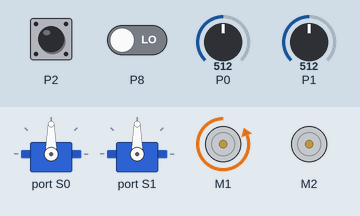
Bench run of a program on a simulated BBC micro:bit (MakeCode). Shown: 2 × servo, 2 × DC motor (green arrow = forward, orange = backward, longer = faster). Inputs (shaded band) come from the test bench; at power-on: P0 = 512, P1 = 512, P2 LOW, P8 LOW (analog values on the 0–1023 scale).

Above: at 1.26 s.
1.3 s: P0 set to 991
At 1.59 s:
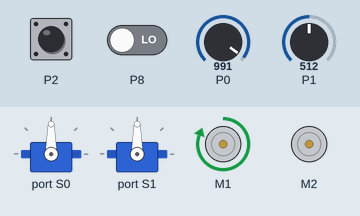
4.3 s: P0 set to 1018
At 5.47 s:
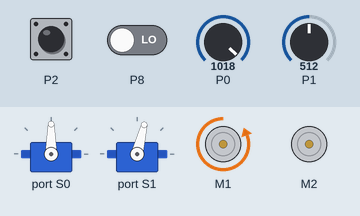
At 6.47 s:
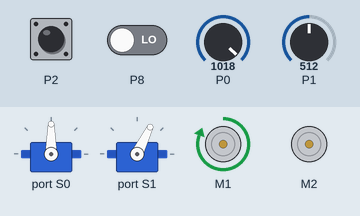
7.3 s: P1 set to 991
10.3 s: P1 set to 1016
At 10.54 s:
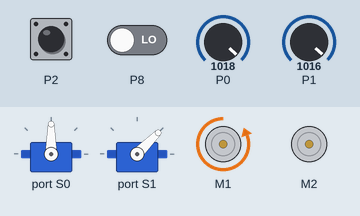
13.3 s: P2 pulled HIGH for 1 s
16.3 s: P2 pulled HIGH for 0.15 s
Timing chart, 0 to 20.3 s (numbered marks = the images above; inputs shaded):
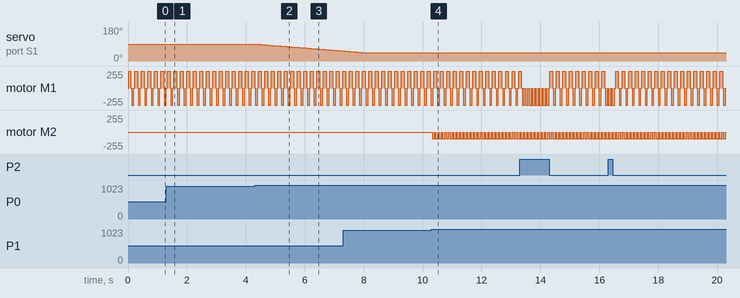

Measured:
- the behaviour switches between 1000 and 1001 on P0 (found by bisection; images 1 and 2)
- the behaviour switches between 1000 and 1001 on P1 (found by bisection; images 3 and 4)
- after the input at 4.3 s, servo on port S1: moves from 90° to 53° over 2.9 s, starting after 0.05 s
- after the input at 10.3 s, motor M2: alternates backward 102/255 for 0.10 s and stopped for 0.02 s, starting at once
- by itself, motor M1: repeats every 0.24 s: stopped 0.02 s, backward 255/255 0.10 s, stopped 0.02 s, forward 255/255 0.10 s

The program:

main.ts
```typescript
function Up_and_down2 () {
    if (pins.analogReadPin(AnalogReadWritePin.P1) < 20) {
        wuKong.setMotorSpeed(wuKong.MotorList.M2, 40)
        basic.pause(100)
        wuKong.stopMotor(wuKong.MotorList.M2)
    }
    if (pins.analogReadPin(AnalogReadWritePin.P1) > 1000) {
        wuKong.setMotorSpeed(wuKong.MotorList.M2, -40)
        basic.pause(100)
        wuKong.stopMotor(wuKong.MotorList.M2)
    }
}
function Left_Right_Action () {
    if (pins.analogReadPin(AnalogReadWritePin.P0) < 20) {
        left_and_right += 0.5
        if (left_and_right > 270) {
            left_and_right = 270
        }
        wuKong.setServoAngle(wuKong.ServoTypeList._360, wuKong.ServoList.S1, left_and_right)
    }
    if (pins.analogReadPin(AnalogReadWritePin.P0) > 1000) {
        left_and_right += -0.5
        if (left_and_right < 90) {
            left_and_right = 90
        }
        wuKong.setServoAngle(wuKong.ServoTypeList._360, wuKong.ServoList.S1, left_and_right)
    }
}
function Open_and_close () {
    if (pins.digitalReadPin(DigitalPin.P2) == 0) {
        wuKong.setMotorSpeed(wuKong.MotorList.M1, 100)
        basic.pause(100)
        wuKong.stopMotor(wuKong.MotorList.M1)
    }
    if (pins.digitalReadPin(DigitalPin.P8) == 0) {
        wuKong.setMotorSpeed(wuKong.MotorList.M1, -100)
        basic.pause(100)
        wuKong.stopMotor(wuKong.MotorList.M1)
    }
}
let left_and_right = 0
left_and_right = 180
let Up_and_down = 180
wuKong.setServoAngle(wuKong.ServoTypeList._360, wuKong.ServoList.S0, Up_and_down)
led.enable(false)
music.setBuiltInSpeakerEnabled(false)
basic.forever(function () {
    wuKong.setServoAngle(wuKong.ServoTypeList._360, wuKong.ServoList.S0, Up_and_down)
})
basic.forever(function () {
    wuKong.setServoAngle(wuKong.ServoTypeList._360, wuKong.ServoList.S1, left_and_right)
})
basic.forever(function () {
    Up_and_down2()
})
basic.forever(function () {
    Open_and_close()
})
basic.forever(function () {
    Left_Right_Action()
})
```

test.ts
```typescript
// 在此处测试；当此软件包作为插件使用时，将不会编译此软件包。
```
